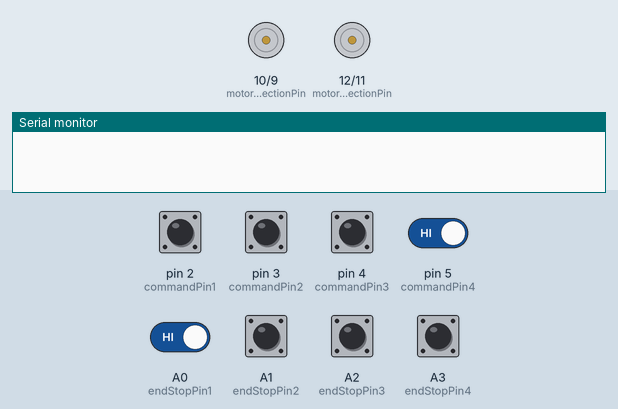
Simulated run of this sketch. Board: Arduino Uno, built with avr-gcc and run on an emulated ATmega328P. On the bench: direction and speed pins drawn as motors (green arrow = direction pin HIGH = forward, orange = LOW = backward, longer = more drive), the last lines printed to the serial monitor. The inputs (shaded band) are chosen by the test bench; at power-on: A0 (endStopPin1), A1 (endStopPin2), A2 (endStopPin3), A3 (endStopPin4), pin 2 (commandPin1), pin 3 (commandPin2), pin 4 (commandPin3), pin 5 (commandPin4) HIGH.

Above: at 1.2 s.
1.3 s: pin 2 (commandPin1) pulled LOW for 0.15 s
2.9 s: pin 4 (commandPin3) pulled LOW for 0.15 s
4.5 s: pin 2 (commandPin1) pulled LOW for 1 s
7.0 s: pin 3 (commandPin2) pulled LOW for 0.15 s
8.6 s: pin 2 (commandPin1) driven LOW and pin 3 (commandPin2) driven LOW and pin 4 (commandPin3) driven LOW and pin 5 (commandPin4) driven LOW and A0 (endStopPin1) driven LOW
At 9.3 s:
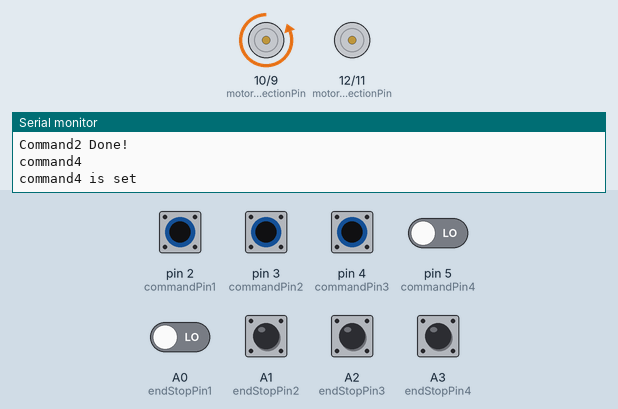
10.1 s: A0 (endStopPin1) driven HIGH
At 11.3 s:
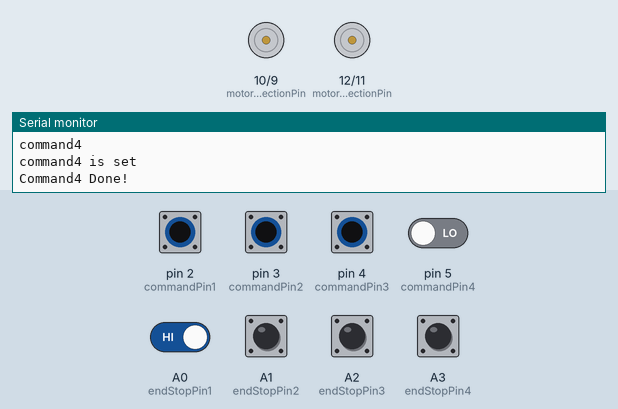
Timing chart, 0 to 13.1 s (numbered marks = the images above; inputs shaded):
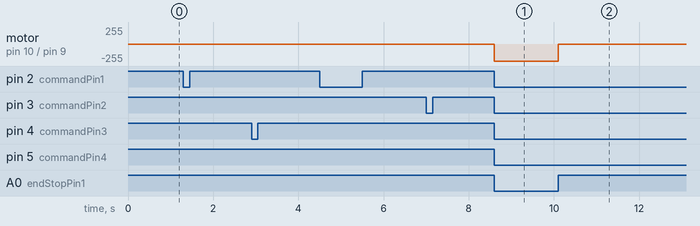

Measured:
- after the input at 8.6 s, motor on pin 10 (motor1DirectionPin) / pin 9 (motor1SpeedPin): stopped → backward 255/255 at once
- after the input at 10.1 s, motor on pin 10 (motor1DirectionPin) / pin 9 (motor1SpeedPin): backward 255/255 → stopped at once

The sketch:

Motorized_Shelves_AA34__OnlyCommands_commandFINAL.ino
```cpp
const int commandPin1 = 2;    // the number of the pushbutton pin
const int commandPin2 = 3;    // the number of the pushbutton pin
const int commandPin3 = 4;    // the number of the pushbutton pin
const int commandPin4 = 5;    // the number of the pushbutton pin

const int motor1SpeedPin = 9;           // the PWM pin the MOTOR1 is attached to
const int motor1DirectionPin = 10;
const int motor2SpeedPin = 11;           // the PWM pin the MOTOR2 is attached to
const int motor2DirectionPin = 12;

const int endStopPin1 = A0;
const int endStopPin2 = A1;
const int endStopPin3 = A2;
const int endStopPin4 = A3;

int commandPin1Read=1; //HIGH or LOW, PULLUP pins so LOW when set.
int commandPin2Read=1;
int commandPin3Read=1;
int commandPin4Read=1;

int command1Set=0; //HIGH or LOW, HIGH when set.
int command2Set=0;
int command3Set=0;
int command4Set=0;

int endStop1;
int endStop2;
int endStop3;
int endStop4;

int motor1Speed = 0;    //
int motor2Speed = 0;    //
int acceleration = 5;    //
int motor1Direction = LOW;
int motor2Direction = LOW;

void setup() {
  // put your setup code here, to run once:
  Serial.begin( 9600 );
  pinMode(commandPin1, INPUT_PULLUP);
  pinMode(commandPin2, INPUT_PULLUP);
  pinMode(commandPin3, INPUT_PULLUP);
  pinMode(commandPin4, INPUT_PULLUP);
  pinMode(endStopPin1, INPUT_PULLUP);  // set pull-up on analog pin 0
  pinMode(endStopPin2, INPUT_PULLUP);  // set pull-up on analog pin 1
  pinMode(endStopPin3, INPUT_PULLUP);  // set pull-up on analog pin 2
  pinMode(endStopPin4, INPUT_PULLUP);  // set pull-up on analog pin 3
  pinMode(motor1SpeedPin, OUTPUT);
  pinMode(motor1DirectionPin, OUTPUT);
  pinMode(motor2SpeedPin, OUTPUT);
  pinMode(motor2DirectionPin, OUTPUT);
}

void loop() {
  // This makes sure that only one command is active at each time.
  commandPin1Read=digitalRead(commandPin1);
  commandPin2Read=digitalRead(commandPin2);
  commandPin3Read=digitalRead(commandPin3);
  commandPin4Read=digitalRead(commandPin4);

  endStop1=digitalRead(endStopPin1);
  endStop2=digitalRead(endStopPin2);
  endStop3=digitalRead(endStopPin3);
  endStop4=digitalRead(endStopPin4);


  //Making sure only one command is run at a time...
  if (commandPin1Read == 0) {
    command1Set=1;
    command2Set=0;
    command3Set=0;
    command4Set=0;
    Serial.println ("command1");
  }
  if (commandPin2Read == LOW) {
    command1Set=0;
    command2Set=1;
    command3Set=0;
    command4Set=0;
    Serial.println ("command2");
  }
  if (commandPin3Read == LOW) {
    command1Set=0;
    command2Set=0;
    command3Set=1;
    command4Set=0;
    Serial.println ("command3");
  }
  if (commandPin4Read == LOW) {
    command1Set=0;
    command2Set=0;
    command3Set=0;
    command4Set=1;
    Serial.println ("command4");
  }
//COMMAND1
  if (command1Set == 1) {
    Serial.println ("command1 is set");
    //Serial.print ("endstop4:");
    //Serial.println (endStop4);
    //command1=move all shelves to the right. so until e4, then e2 and e3.
    //1. Move shelf 5,6 to the right.
    //direction=right (HIGH);
    digitalWrite (motor2DirectionPin, HIGH);
    while (endStop4==LOW) { //run motor2 until endStop4==HIGH;
      motor2Speed = motor2Speed + acceleration;
      if (motor2Speed >= 255) { motor2Speed=255; }
      analogWrite(motor2SpeedPin, motor2Speed);
      endStop4=digitalRead(endStopPin4);
      //Serial.println (endStop4);
    }
    //Ramp Down Motor2
    while (motor2Speed>0) {
      motor2Speed = motor2Speed - acceleration;
      if (motor2Speed >= 0) { motor2Speed=0; }
      analogWrite(motor2SpeedPin, motor2Speed);
    }
    motor2Speed=0;
    //2. Move shelf 1,2,3,4 to the right. as long as estop 2 OR 3 are not pressed.
    digitalWrite (motor1DirectionPin, HIGH);
    while (endStop2==LOW | endStop3==LOW) { //run motor1 until endStop4==HIGH;
      //direction=right (HIGH);
      motor1Speed = motor1Speed + acceleration;
      if (motor1Speed >= 255) { motor1Speed=255; }
      analogWrite(motor1SpeedPin, motor1Speed);
      endStop2=digitalRead(endStopPin2);
      //Serial.println (endStop2);
      endStop3=digitalRead(endStopPin3);
      //Serial.println (endStop3);
    }
    //Ramp Down Motor2
    while (motor1Speed>0) {
      motor1Speed = motor1Speed - acceleration;
      if (motor1Speed >= 0) { motor1Speed=0; }
      analogWrite(motor1SpeedPin, motor1Speed);
    }
    motor1Speed=0;
    command1Set = 0;
    Serial.println ("Command1 Done!");
    //DONE! Shelf 1 is now open.
  }

//COMMAND2
  if (command2Set == 1) {
    Serial.println ("command2 is set");
    //Open shelves 2,3, by pressing shelf 3456 to the right and then 12 to the left
    //Motor2 to the left.
    //Below is all from command1 as all that needs to happen.
    //Serial.print ("endstop4:");
    //Serial.println (endStop4);
    //command1=move all shelves to the right. so until e4, then e2 and e3.
    //1. Move shelf 5,6 to the right.
    //direction=right (HIGH);
    digitalWrite (motor2DirectionPin, HIGH);
    while (endStop4==LOW) { //run motor2 until endStop4==HIGH;
      motor2Speed = motor2Speed + acceleration;
      if (motor2Speed >= 255) { motor2Speed=255; }
      analogWrite(motor2SpeedPin, motor2Speed);
      endStop4=digitalRead(endStopPin4);
      //Serial.println (endStop4);
    }
    //Ramp Down Motor2
    while (motor2Speed>0) {
      motor2Speed = motor2Speed - acceleration;
      if (motor2Speed >= 0) { motor2Speed=0; }
      analogWrite(motor2SpeedPin, motor2Speed);
    }
    motor2Speed=0;
    //2. Move shelf 1,2,3,4 to the right. as long as estop 2 OR 3 are not pressed.
    digitalWrite (motor1DirectionPin, HIGH);
    while (endStop2==LOW | endStop3==LOW) { //run motor1 until endStop4==HIGH;
      //direction=right (HIGH);
      motor1Speed = motor1Speed + acceleration;
      if (motor1Speed >= 255) { motor1Speed=255; }
      analogWrite(motor1SpeedPin, motor1Speed);
      endStop2=digitalRead(endStopPin2);
      //Serial.println (endStop2);
      endStop3=digitalRead(endStopPin3);
      //Serial.println (endStop3);
    }
    //Ramp Down Motor1
    while (motor1Speed>0) {
      motor1Speed = motor1Speed - acceleration;
      if (motor1Speed >= 0) { motor1Speed=0; }
      analogWrite(motor1SpeedPin, motor1Speed);
    }
    motor1Speed=0;
    //Then run motor1 to the left.
    //2. Move shelf 1,2 to the left. as long as estop 1 is not pressed.
    digitalWrite (motor1DirectionPin, LOW);
    while (endStop1==LOW) { //run motor1 until endStop1==HIGH;
      //direction=left (LOW);
      motor1Speed = motor1Speed + acceleration;
      if (motor1Speed >= 255) { motor1Speed=255; }
      analogWrite(motor1SpeedPin, motor1Speed);
      endStop1=digitalRead(endStopPin1);
      //Serial.println (endStop1);
    }
    //Ramp Down Motor1
    while (motor1Speed>0) {
      motor1Speed = motor1Speed - acceleration;
      if (motor1Speed >= 0) { motor1Speed=0; }
      analogWrite(motor1SpeedPin, motor1Speed);
    }
    motor1Speed=0;
    command2Set = 0;
    Serial.println ("Command2 Done!");
    //DONE!
  }

//COMMAND3
  if (command3Set == 1) {
    Serial.println ("command3 is set");
    //Open shelves 4,5, by pulling 12 to the left, then pressing shelf 34(56) to the left and then 56 to the right

    //1. Move shelf 1,2 to the left. as long as estop 1 is not pressed.
    digitalWrite (motor1DirectionPin, LOW);
    while (endStop1==LOW) { //run motor1 until endStop1==HIGH;
      //direction=left (LOW);
      motor1Speed = motor1Speed + acceleration;
      if (motor1Speed >= 255) { motor1Speed=255; }
      analogWrite(motor1SpeedPin, motor1Speed);
      endStop1=digitalRead(endStopPin1);
      //Serial.println (endStop1);
    }
    //Ramp Down Motor1
    while (motor1Speed>0) {
      motor1Speed = motor1Speed - acceleration;
      if (motor1Speed >= 0) { motor1Speed=0; }
      analogWrite(motor1SpeedPin, motor1Speed);
    }
    motor1Speed=0;

    //2. Move shelf 3456 to the left (LOW). as long as estop 2,3 is not pressed.
    digitalWrite (motor2DirectionPin, LOW);
    while (endStop2==LOW | endStop3==LOW) { //run motor1 until endStop2 AND 3==HIGH;
      //direction=left (LOW);
      motor2Speed = motor2Speed + acceleration;
      if (motor2Speed >= 255) { motor2Speed=255; }
      analogWrite(motor2SpeedPin, motor2Speed);
      endStop2=digitalRead(endStopPin2);
      //Serial.println (endStop2);
      endStop3=digitalRead(endStopPin3);
      //Serial.println (endStop3);
    }
    //Ramp Down Motor2
    while (motor2Speed>0) {
      motor2Speed = motor2Speed - acceleration;
      if (motor2Speed >= 0) { motor2Speed=0; }
      analogWrite(motor2SpeedPin, motor2Speed);
    }
    motor2Speed=0;


    //3. Pull/Move shelf 5,6 to the right until estop4.
    //direction=right (HIGH);
    digitalWrite (motor2DirectionPin, HIGH);
    while (endStop4==LOW) { //run motor2 until endStop4==HIGH;
      motor2Speed = motor2Speed + acceleration;
      if (motor2Speed >= 255) { motor2Speed=255; }
      analogWrite(motor2SpeedPin, motor2Speed);
      endStop4=digitalRead(endStopPin4);
      //Serial.println (endStop4);
    }
    //Ramp Down Motor2
    while (motor2Speed>0) {
      motor2Speed = motor2Speed - acceleration;
      if (motor2Speed >= 0) { motor2Speed=0; }
      analogWrite(motor2SpeedPin, motor2Speed);
    }
    motor2Speed=0;
    Serial.println ("Command3 DONE!");
    command3Set = 0;
    //DONE!
  }


//COMMAND4
  if (command4Set == 1 ) {
    Serial.println ("command4 is set");
    //Open shelves 6 (7) by pulling 12 to the left and pushing 3456 to the left.
    //All commands from COMMAND3, but remove the last one from it (ie not pulling 56 back...

    //1. Move shelf 1,2 to the left. as long as estop 1 is not pressed.
    digitalWrite (motor1DirectionPin, LOW);
    while (endStop1==LOW) { //run motor1 until endStop1==HIGH;
      //direction=left (LOW);
      motor1Speed = motor1Speed + acceleration;
      if (motor1Speed >= 255) { motor1Speed=255; }
      analogWrite(motor1SpeedPin, motor1Speed);
      endStop1=digitalRead(endStopPin1);
      //Serial.println (endStop1);
    }
    //Ramp Down Motor1
    while (motor1Speed>0) {
      motor1Speed = motor1Speed - acceleration;
      if (motor1Speed >= 0) { motor1Speed=0; }
      analogWrite(motor1SpeedPin, motor1Speed);
    }
    motor1Speed=0;
    delay(50);
    //2. Move shelf 3456 to the left (LOW). as long as estop 2,3 is not pressed.
    digitalWrite (motor2DirectionPin, LOW);
    while (endStop2==LOW | endStop3==LOW) { //run motor1 until endStop2 AND 3==HIGH;
      //direction=left (LOW);
      motor2Speed = motor2Speed + acceleration;
      if (motor2Speed >= 255) { motor2Speed=255; }
      analogWrite(motor2SpeedPin, motor2Speed);
      endStop2=digitalRead(endStopPin2);
      //Serial.println (endStop2);
      endStop3=digitalRead(endStopPin3);
      //Serial.println (endStop3);
    }
    //Ramp Down Motor2
    while (motor2Speed>0) {
      motor2Speed = motor2Speed - acceleration;
      if (motor2Speed >= 0) { motor2Speed=0; }
      analogWrite(motor2SpeedPin, motor2Speed);
    }
    motor2Speed=0;

    command4Set = 0;
    Serial.println ("Command4 Done!");
    //DONE!
  }
}
```
